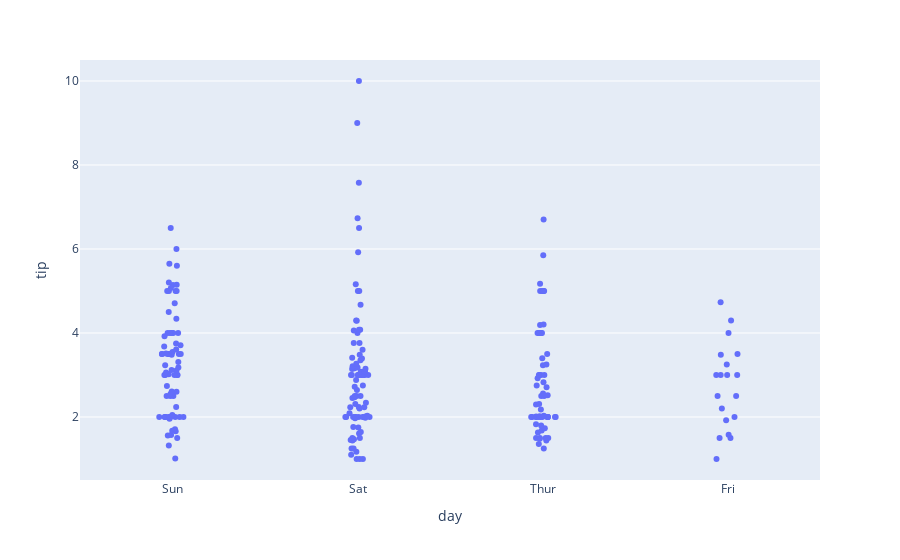

The cell this chart's notebook holds for it:
### Code cell
from plotly.subplots import make_subplots

weekend_by_country = {'Bangladesh': ['Friday', 'Saturday'], 'India': ['Saturday', 'Sunday'],
                      'Myanmar': ['Saturday', 'Sunday']}
week_day = ['Sunday', 'Monday', 'Tuesday', 'Wednesday', 'Thursday', 'Friday', 'Saturday']

fig = make_subplots(rows=3, cols=1,
                    shared_xaxes=True,
                    vertical_spacing=0.02)

for i, country_name in enumerate(country_series):
    day_names = country_series.index.day_name()
    week_group = country_series[country_name].groupby(day_names)
    week_info = pd.concat([week_group.mean(), week_group.std()], axis=1)
    week_info['color'] = week_info.apply(
        lambda x: '#8fcadd' if x.name in weekend_by_country[country_name] else '#ff0000', axis=1)
    week_info = week_info.reindex(week_day)

    fig.add_trace(
        # go.Scatter(x=mobility_two_year.index, y=mobility_two_year[mobility_type], fill='tozeroy', mode='lines', line_color='indigo'),
        go.Bar(
            x=week_info.index,
            y=week_info.iloc[:, 0],
            error_y=dict(type='data', array=week_info.iloc[:, 1]),
            marker_color=week_info.color  # marker color can be a single color value or an iterable
        ),
        row=i + 1, col=1)

    fig.update_yaxes(title_text=country_name + ' Reading' , row=i + 1, col=1, range=[0, 115], )

fig.update_layout(height=800, width=1600,
                  title_text="Stacked Subplots with Shared X-Axes", legend_orientation='h', font_size=15)

fig.show()

### Figure 1 — Plotly figure (JSON) as saved in the notebook; plotly's stock layout.template omitted (floating-point values rounded to 4 significant figures; data arrays with more than 128 entries replaced by an {"elided": "..."} marker saying what was removed)
{"data": [{"alignmentgroup": "True", "boxpoints": "all", "fillcolor": "rgba(255,255,255,0)", "hoveron": "points", "hovertemplate": "day=%{x}<br>tip=%{y}<extra></extra>", "legendgroup": "", "line": {"color": "rgba(255,255,255,0)"}, "marker": {"color": "#636efa"}, "name": "", "offsetgroup": "", "orientation": "v", "pointpos": 0, "showlegend": false, "type": "box", "x": {"elided": "244 str values"}, "x0": " ", "xaxis": "x", "y": {"elided": "244 float values"}, "y0": " ", "yaxis": "y"}], "layout": {"boxmode": "group", "legend": {"tracegroupgap": 0}, "margin": {"t": 60}, "xaxis": {"anchor": "y", "domain": [0.0, 1.0], "title": {"text": "day"}}, "yaxis": {"anchor": "x", "domain": [0.0, 1.0], "title": {"text": "tip"}}}}
